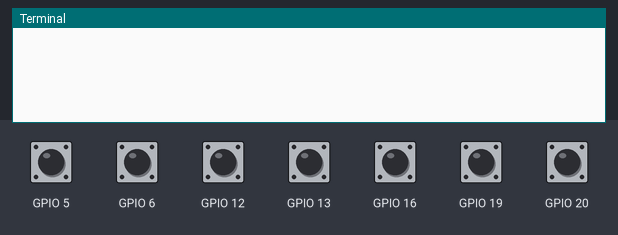
Recording of a program running on a simulated Raspberry Pi (BCM pin numbers). Shown: the last lines printed to the terminal. Inputs (shaded band) come from the test bench; at power-on: GPIO 5, GPIO 6, GPIO 12, GPIO 13, GPIO 16, GPIO 19, GPIO 20 HIGH.

Above: at 1.2 s.
1.3 s: GPIO 5 pulled LOW for 0.15 s
At 2.3 s:
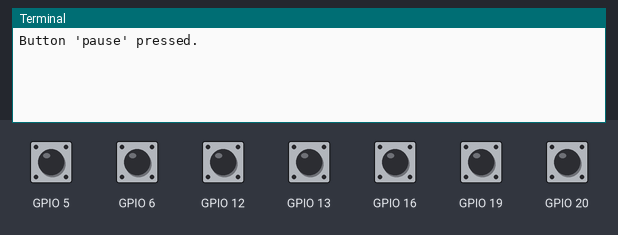
2.9 s: GPIO 6 pulled LOW for 0.15 s
At 3.5 s:
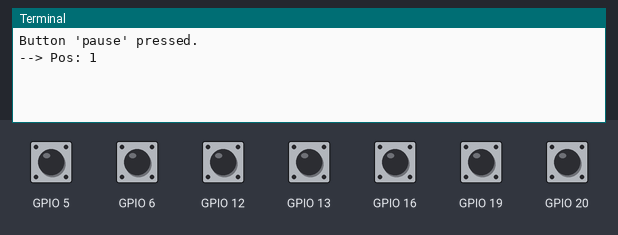
4.5 s: GPIO 12 pulled LOW for 0.15 s
At 5.7 s:
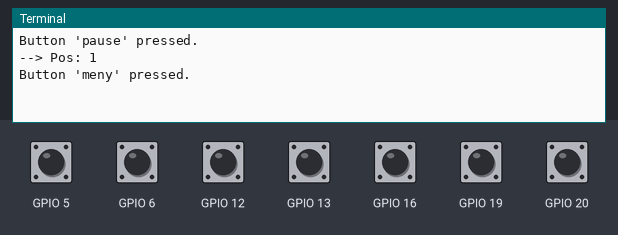
6.1 s: GPIO 16 pulled LOW for 0.15 s
At 6.7 s:
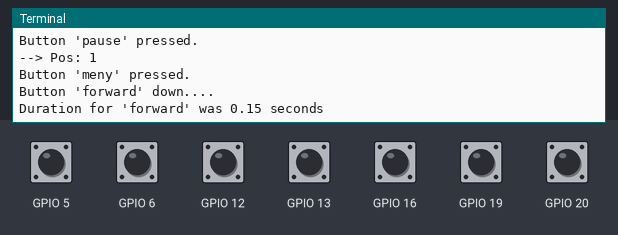
7.7 s: GPIO 19 pulled LOW for 0.15 s
At 9.0 s:
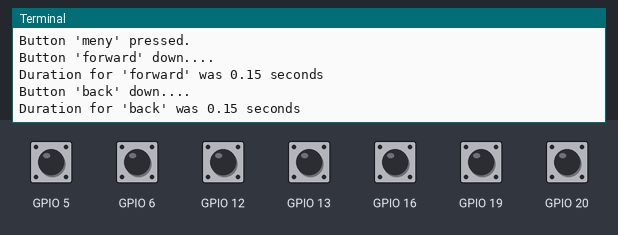
9.3 s: GPIO 20 pulled LOW for 0.15 s
At 9.6 s:
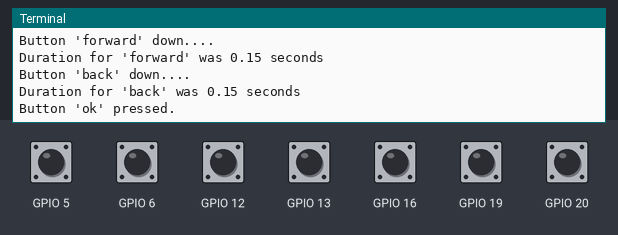

Measured:
- after the input at 1.3 s, the terminal: prints a new line at once (image 1)
- after the input at 2.9 s, the terminal: prints a new line at once (image 2)
- after the input at 4.5 s, the terminal: prints a new line at once (image 3)
- after the input at 6.1 s, the terminal: prints a new line at once (image 4)
- after the input at 7.7 s, the terminal: prints a new line at once (image 5)
- after the input at 9.3 s, the terminal: prints a new line at once (image 6)

The program:

example.py
```python
from InterfacePanel import InterfacePanel
from time import sleep

# Specify IO pins

rotary_encoder = (6, 13)

buttons = {
        "back" : 19,
        "pause" : 5,
        "forward" : 16,
        "meny" : 12,
        "ok" : 20}


def button_up(name, duration):
    print("Duration for '{}' was {} seconds".format(name, duration))


def button_callback(name):
    if name in ["back", "forward"]:
        print("Button '{}' down....".format(name))
        return button_up
    else:
        print("Button '{}' pressed.".format(name))
        return None


def rotation_callback(pos, dir):
    dir = "<--" if dir < 0 else "-->"
    print("{} Pos: {}".format(dir, pos))


with InterfacePanel() as panel:
    panel.add_rotary_encoder("Wheel", rotation_callback, *rotary_encoder)
    for name, pin in buttons.iteritems():
        panel.add_button(name, button_callback, pin)

    sleep(60)


print("Times up! Exiting...")
```

InterfacePanel.py
```python
import pigpio

from RotaryEncoder import RotaryEncoder

class InterfacePanel:

    class Button:
        def __init__(self, name, pin, callback, debounce, rest_level, iocb):
            self.name = name
            self.pin = pin
            self.cb = callback
            self.debounce = debounce
            self.rest_level = rest_level
            self.t_last_rising = 0
            self.t_down = 0
            self.release_cb = None
            self.iocb = iocb

    class Encoder:
        def __init__(self, rotary_encoder, name):
            self.rot_enc = rotary_encoder
            self.name = name

    '''
    InterfacePanel constructor...

    If no gpio (pigpio pi object) is supplied a new connection to the local daemon is started.
    '''
    def __init__(self, gpio=None):
        self.gpio = gpio if gpio else pigpio.pi()
        self.cbs = [];
        self.rot_enc = dict()
        self.buttons = dict()

    def __enter__(self):
        return self

    def __exit__(self, exc_type, exc_value, traceback):
        for r in self.rot_enc.values():
            r.rot_enc.close()

        for b in self.buttons.values():
            b.iocb.cancel()

        self.gpio.stop()

    def close(self):
        self.__exit__(None, None, None)


    '''
    Add a push button to listen to

    if the callback method returns a function pointer then this function will be called when the button
    is released. Otherwise only a callback on press down will occur.

    Arguments:
    - name: arbitrary name of the button (unique)
    - Callback: function to be called on button press "release_callback callback(str name)"
    - pin: io pin number
    - debounce: The minium time between to clicks (seconds), to avoid bouncing switches
    - io_gnd: set to True if the button connects between io and ground
    - normally_closed: set to False if your switch is shorted when NOT clicked, else True
    '''
    def add_button(self, name, callback, pin, debounce=0.15, io_gnd=True, normally_closed=True):

        if name in [v.name for k, v in self.buttons.iteritems() if k != pin]:
            raise ValueError("Specified name '{}' for button is not unique..".format(name))

        self.gpio.set_pull_up_down(pin, pigpio.PUD_UP if io_gnd else pigpio.PUD_DOWN)

        if not pin in self.buttons.keys():
            cb = self.gpio.callback(pin, pigpio.EITHER_EDGE, self._button_pulse)
        else:
            cb = self.button[pin].iocb

        '''
        rest_level
        +--------------------------+
        | GND  \ NC | True | False |
        |--------------------------|
        | True      |  1   |  0    |
        |--------------------------|
        | False     |  0   |  1    |
        +--------------------------+
        '''
        self.buttons[pin] = self.Button(name, pin, callback, debounce, io_gnd and normally_closed, cb)

    '''
    Add encoders to listen to

    Arguments:
    - name: arbitrary name of the rotary encoder (unique)
    - callback: function to be called on encoder change "callback(int position, int direction)"
    - pinA: first io pins
    - pinB: second io pin
    - io_gnd: set to False if the encoder common pin is connected to 5v, else True if connected to GND
    '''
    def add_rotary_encoder(self, name, callback, pinA, pinB, io_gnd=True):
        if pinA == pinB:
            raise ValueError("pinA and pinB can't be the same...")

        id = tuple(sorted((pinA, pinB)))

        for pair in self.rot_enc.keys():
            if pair == id:
                self.rot_enc[pair].rot_enc.close()
                self.rot_enc.pop(pair)
            elif pinA in pair or pinB in pair:
                raise ValueError("You can't share on io-pin between two rotary encoders")

        if name in [r.name for r in self.rot_enc.values()]:
            raise ValueError("Specified name '{}' for rotary encoder is not unique..".format(name))

        self.rot_enc[id] = self.Encoder(
                RotaryEncoder(self.gpio, callback, (pinA, pinB), io_gnd),
                name)

    '''
    Get the position of a rotary encoder
    '''
    def get_position(self, name):
        id = _find_rotary_encoder(name)
        if id is None:
            raise ValueError("Unknown rotary encoder ''".format(name))

        return self.rot_enc[id].rot_enc.get_position()

    '''
    Set the position of a rotary encoder
    '''
    def set_position(self, name, position):
        id = _find_rotary_encoder(name)
        if id is None:
            raise ValueError("Unknown rotary encoder ''".format(name))

        self.rot_enc[id].rot_enc.set_position(position)

    '''
    Handle a button press
    '''
    def _button_pulse(self, io, level, tick):
        b = self.buttons[io]

        dt_bounce = tick - b.t_last_rising
        if dt_bounce < 0:
            dt_bounce += 2**32

        if level != b.rest_level:
            # Button pushed down, call teh callback method
            b.t_last_rising = tick

            if dt_bounce > b.debounce*1e6:
                b.t_down = tick
                b.release_cb = b.cb(b.name)
        elif b.release_cb:
            # Button released, call release callback if user supplied one at pushdown
            dt_down = tick - b.t_down
            if dt_down < 0:
                dt_down += 2**32

            cb2 = b.release_cb
            b.release_cb = None
            cb2(b.name, dt_down/1e6)

    '''
    Find rotary encoder id by name
    '''
    def _find_rotary_encoder(self, name):
        for id, r in self.rot_enc.iteritems():
            if r.name == name:
                return id
```

RotaryEncoder.py
```python
import pigpio

class RotaryEncoder:

    '''
    RotaryEncoder constructor

    Arguments:
    - gpio: a pigpio pi object
    - callback: function to be called on encoder change callback(int position, int direction)
    - pin_pair: tuple with the two encoder ouutput io pins
    - io_gnd: set to False if the encoder common pin is connected to 5v, else True if connected to GND
    '''
    def __init__(self, gpio, callback, pin_pair, io_gnd=True):
        self.gpio = gpio
        self.pins = pin_pair
        self.callback = callback

        self.cbs = []
        for io in self.pins:
            gpio.set_mode(io, pigpio.INPUT)
            gpio.set_pull_up_down(io, pigpio.PUD_UP if io_gnd else pigpio.PUD_DOWN)
            self.cbs.append(gpio.callback(io, pigpio.EITHER_EDGE, self._pulse))

        self.last_io = None
        self.level = dict([(io, gpio.read(io)) for io in self.pins])

        self.position = 0

    def __enter__(self):
        return self

    def __exit__(self, exc_type, exc_value, traceback):
        for cb in self.cbs:
            cb.cancel()

    def close(self):
        self.__exit__(None, None, None)

    '''
    Get the position of the encoder
    '''
    def get_position(self):
        return self.position

    '''
    Set the position of the encoder
    '''
    def set_position(self, position):
        self.position = position

    '''
    Deal with the encoder pulses and call the specified callback
    '''
    def _pulse(self, io, level, tick):
        if io != self.last_io:
            self.last_io = io
            self.level[io] = level

            other = [v for v in self.pins if v != io][0]
            factor = 1 if io == self.pins[0] else -1
            diff = (1 if level != self.level[other] else -1) * factor
            self.position += diff

            self.callback(self.position, diff)
```
